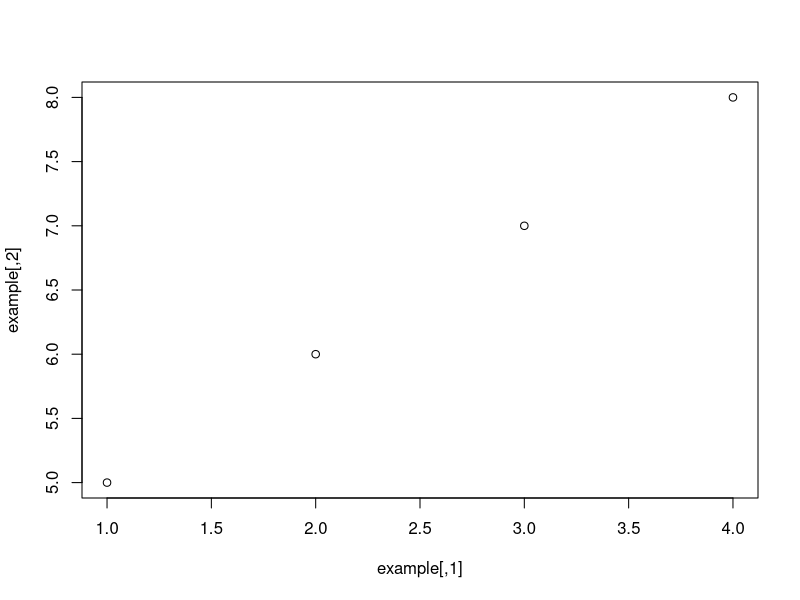

Generate this figure with R:
# WEEK 11 - day 1
# Lectura recomendada
# https://learning.oreilly.com/library/view/hands-on-programming-with/9781449359089/ch01.html
# https://learning.oreilly.com/library/view/learn-rstudio-ide/9781484245118/html/478254_1_En_2_Chapter.xhtml

print("hello")
# para ejecutar selecciona el trozo de c??digo y Ctrl+Enter

num_alumnos <- 18

example <- matrix(c(1, 2, 3, 4, 5, 6, 7, 8), nrow = 4, ncol = 2)
print(example)

plot(example)


